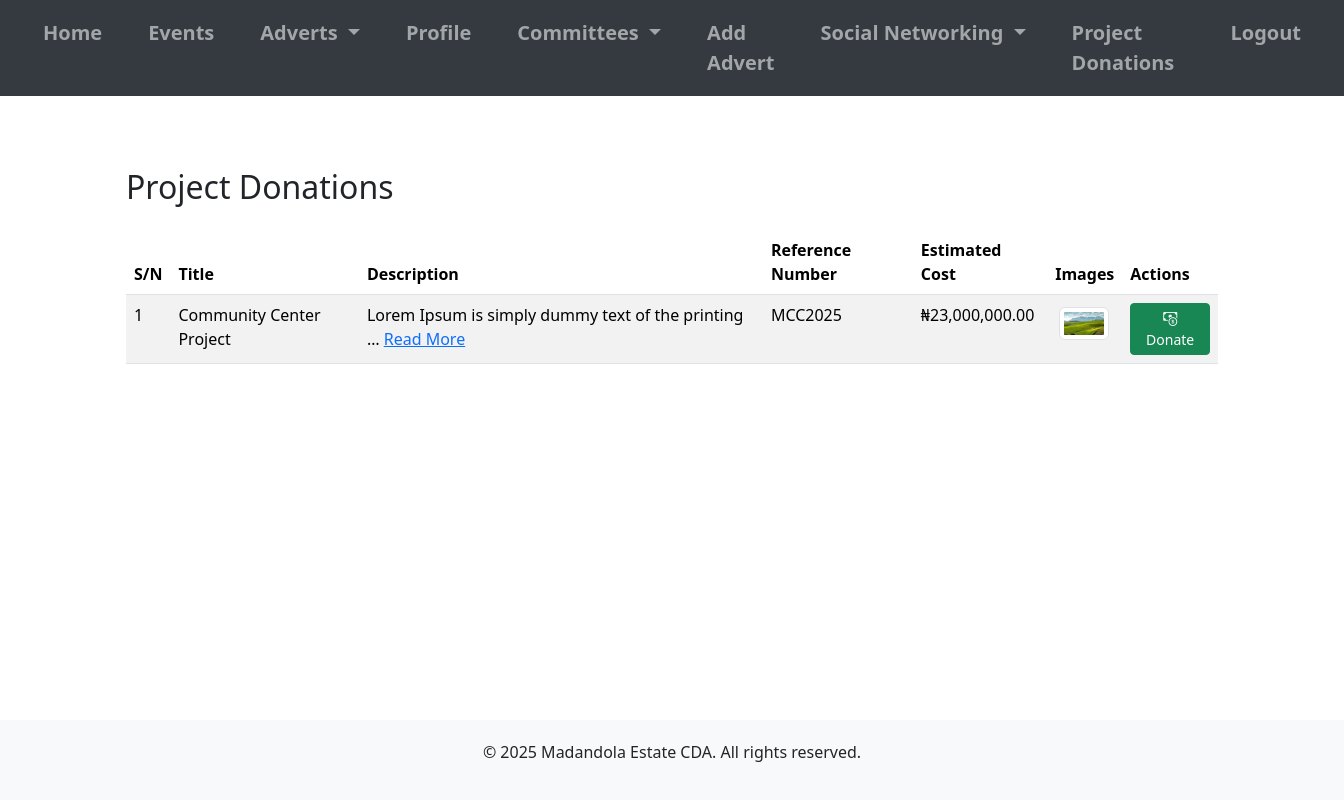
Page /project_donations/ (signed in) on the earlier database version.
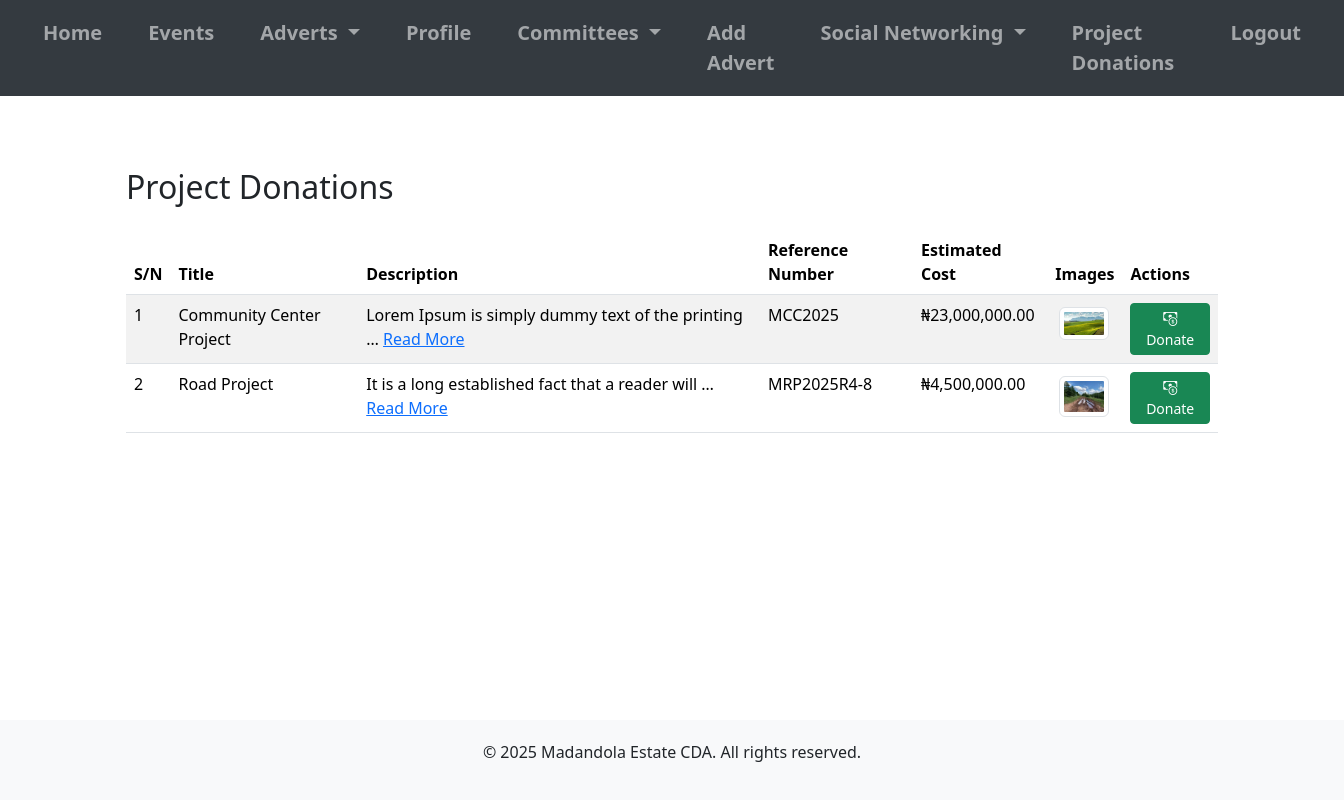
Same page on the later database version.
### cda_app/models.py (models this page shows, shortened)
class ProjectDonation(models.Model):
    title = models.CharField(max_length=200)
    description = models.TextField()
    estimated_cost = models.DecimalField(max_digits=15, decimal_places=2)
    bank_name = models.CharField(max_length=100)
    account_number = models.CharField(max_length=20)
    beneficiary = models.CharField(max_length=100)
    reference_number = models.CharField(max_length=50)
    created_at = models.DateTimeField(auto_now_add=True)

class ProjectImage(models.Model):
    project = models.ForeignKey(ProjectDonation, on_delete=models.CASCADE, related_name='images')
    image = models.ImageField(upload_to='project_images/')

### cda_app/views.py (the view)
# urls.py: path('project_donations/', views.project_donations_list, name='project_donations_list'),
@login_required
def project_donations_list(request):
    project_donations = ProjectDonation.objects.all()
    return render(request, 'project_donations_list.html', {'project_donations': project_donations})

### cda_app/context_processors.py (called while the page is built)
def committees(request):
    return {'committees': Committee.objects.all()}

### templates/project_donations_list.html (shortened to what this page needs)
{% extends 'base.html' %} {% load humanize %} {% block title %}Project Donations{% endblock %} {% block content %}
<div class="container mt-5">
    <h2 class="mb-4">Project Donations</h2>
    <div class="table-responsive">
        <table class="table table-striped table-hover">
            <thead>
                <tr>
                    <th>S/N</th>
                    <th>Title</th>
                    <th>Description</th>
                    <th>Reference Number</th>
                    <th>Estimated Cost</th>
                    <th>Images</th>
                    <th>Actions</th>
                </tr>
            </thead>
            <tbody>
                {% for project in project_donations %}
                <tr>
                    <td>{{ forloop.counter }}</td>
                    <td>{{ project.title }}</td>
                    <td>
                        <span id="short-description-{{ project.id }}">{{ project.description|wordwrap:5|truncatechars:50 }}</span>
                        <span id="full-description-{{ project.id }}" style="display: none;">{{ project.description }}</span> {% if project.description|wordcount > 5 %}
                        <a href="#" onclick="toggleDescription({{ project.id }}); return false;" id="toggle-link-{{ project.id }}">Read More</a> {% endif %}
                    </td>
                    <td>{{ project.reference_number }}</td>
                    <td>₦{{ project.estimated_cost|floatformat:2|intcomma }}</td>
                    <td>
                        {% for image in project.images.all %}
                        <a href="#" data-bs-toggle="modal" data-bs-target="#imageModal" data-bs-src="{{ image.image.url }}">
                            <img src="{{ image.image.url }}" alt="Project Image" width="50" height="50" class="img-thumbnail m-1">
                        </a>
                        {% empty %} No Images {% endfor %}
                    </td>
                    <td>
                        <button class="btn btn-success btn-sm" data-bs-toggle="modal" data-bs-target="#donateModal" data-title="{{ project.title }}" data-bank="{{ project.bank_name }}" data-account="{{ project.account_number }}" data-beneficiary="{{ project.beneficiary }}" data-reference="{{ project.reference_number }}">
                            <i class="bi bi-cash-coin"></i> Donate
                        </button>
                    </td>
                </tr>
                {% empty %}
                <tr>
                    <td colspan="7">No project donations available.</td>
                </tr>
                {% endfor %}
            </tbody>
        </table>
    </div>
</div>
{% endblock %} {% block extra_js %}
<link rel="stylesheet" href="https://cdn.jsdelivr.net/npm/bootstrap-icons@1.10.5/font/bootstrap-icons.css">
{% endblock %}

Differences in the rows shown:
added ProjectDonation: title "Road Project", description "It is a long established fact that a reader will …", reference_number "MRP2025R4-8", estimated_cost "4,500,000.00"
added ProjectImage: image (picture), shown under "Road Project"
